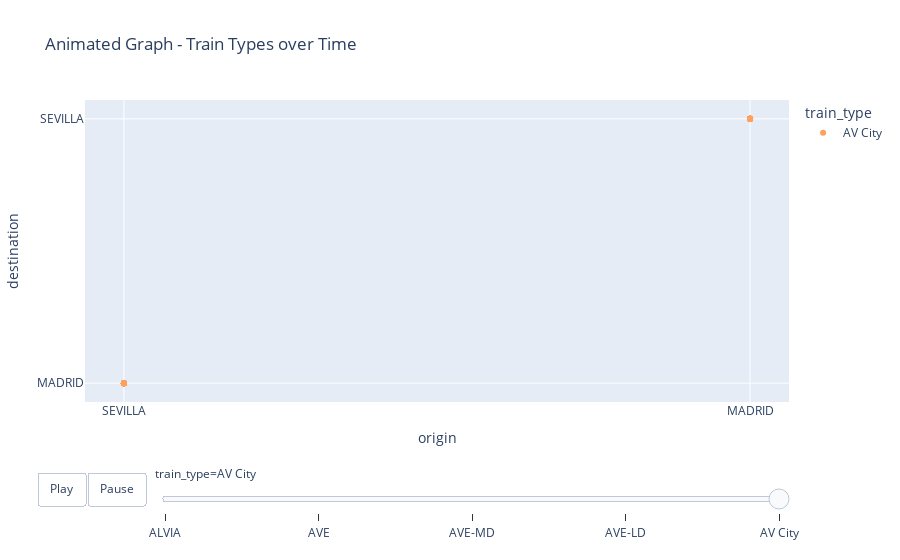
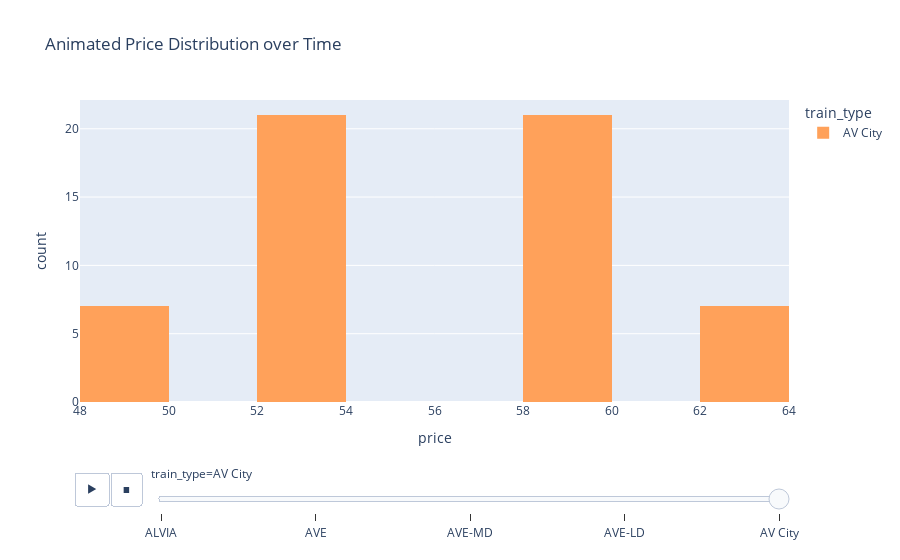

Here is the notebook cell these charts were saved with, in order:
### Code cell
import pandas as pd
import plotly.express as px
from ipywidgets import interact, widgets

# Read the CSV file into a DataFrame
df = pd.read_csv('Book112.csv')

# Handle NaN values in 'price' column
df['price'].fillna(0, inplace=True)  # Replace NaN values with 0, you can choose another strategy based on your data
# Animated graph - Train Types over Time
animated_train_types = px.scatter(df, x='origin', y='destination', animation_frame='train_type',
                                   color='train_type', hover_data=['train_class', 'fare'],
                                   title='Animated Graph - Train Types over Time')
animated_train_types.update_layout(updatemenus=[dict(type='buttons', showactive=False,
                                                      buttons=[dict(label='Play',
                                                                    method='animate', args=[None, dict(frame=dict(duration=1000, redraw=True), fromcurrent=True)]),
                                                               dict(label='Pause',
                                                                    method='animate', args=[[None], dict(frame=dict(duration=0, redraw=True), mode='immediate', transition=dict(duration=0))])])])

# Animated graph - Price Distribution over Time
animated_price_distribution = px.histogram(df, x='price', animation_frame='train_type',
                                          color='train_type', title='Animated Price Distribution over Time')

# Dynamic graph function - Origin vs Destination
def dynamic_origin_destination(train_type):
    filtered_data = df[df['train_type'] == train_type]
    
    fig = px.scatter(filtered_data, x='origin', y='destination',
                     color='train_type', size='price',
                     hover_data=['train_class', 'fare'],
                     title=f'Dynamic Graph - {train_type} Trains: Origin vs Destination')
    fig.show()

# Dynamic graph function - Train Class Distribution
def dynamic_train_class_distribution(train_type):
    filtered_data = df[df['train_type'] == train_type]
    
    fig = px.histogram(filtered_data, x='train_class',
                       color='train_class',
                       title=f'Dynamic Train Class Distribution for {train_type} Trains')
    fig.show()

# Interactive widgets for dynamic graphs
train_type_widget_1 = widgets.Dropdown(
    options=list(df['train_type'].unique()),
    value=df['train_type'].iloc[0],
    description='Train Type (Graph 1)'
)

train_type_widget_2 = widgets.Dropdown(
    options=list(df['train_type'].unique()),
    value=df['train_type'].iloc[0],
    description='Train Type (Graph 2)'
)

interact(dynamic_origin_destination, train_type=train_type_widget_1)
interact(dynamic_train_class_distribution, train_type=train_type_widget_2)

# Show the graphs
animated_train_types.show()
animated_price_distribution.show()

### Figure 1 — Plotly figure (JSON) as saved in the notebook; plotly's stock layout.template omitted (floating-point values rounded to 4 significant figures)
{"data": [{"customdata": [["Turista Plus", "Promo"], ["Turista", "Flexible"], ["Turista Plus", "Promo"], ["Turista Plus", "Promo"], ["Turista", "Promo"], ["Turista Plus", "Promo"], ["Turista Plus", "Promo"], ["Turista Plus", "Promo"], ["Turista Plus", "Promo"], ["Turista", "Flexible"], ["Turista Plus", "Promo"], ["Turista Plus", "Promo"], ["Turista", "Promo"], ["Turista Plus", "Promo"], ["Turista Plus", "Promo"], ["Turista Plus", "Promo"], ["Turista", "Promo"], ["Turista Plus", "Promo"], ["Turista Plus", "Promo"], ["Turista Plus", "Promo"], ["Turista Plus", "Promo"], ["Turista", "Flexible"], ["Turista Plus", "Promo"], ["Turista Plus", "Promo"], ["Turista", "Promo"], ["Turista Plus", "Promo"], ["Turista Plus", "Promo"], ["Turista Plus", "Promo"], ["Turista Plus", "Promo"], ["Turista", "Flexible"], ["Turista Plus", "Promo"], ["Turista Plus", "Promo"], ["Turista Plus", "Promo"], ["Turista", "Flexible"], ["Turista Plus", "Promo"], ["Turista Plus", "Promo"], ["Turista", "Promo"], ["Turista Plus", "Promo"], ["Turista Plus", "Promo"], ["Turista Plus", "Promo"], ["Turista Plus", "Promo"], ["Turista Plus", "Promo"], ["Turista Plus", "Promo"], ["Turista", "Flexible"], ["Turista", "Promo"], ["Turista Plus", "Promo"], ["Turista Plus", "Promo"], ["Turista Plus", "Promo"], ["Turista Plus", "Promo"], ["Turista", "Flexible"], ["Turista Plus", "Promo"], ["Turista Plus", "Promo"], ["Turista", "Promo"], ["Turista Plus", "Promo"], ["Turista Plus", "Promo"], ["Turista Plus", "Promo"]], "hovertemplate": "train_type=AV City<br>origin=%{x}<br>destination=%{y}<br>train_class=%{customdata[0]}<br>fare=%{customdata[1]}<extra></extra>", "legendgroup": "AV City", "marker": {"color": "#FFA15A", "symbol": "circle"}, "mode": "markers", "name": "AV City", "orientation": "v", "showlegend": true, "type": "scatter", "x": ["SEVILLA", "SEVILLA", "SEVILLA", "SEVILLA", "MADRID", "MADRID", "MADRID", "MADRID", "SEVILLA", "SEVILLA", "SEVILLA", "SEVILLA", "MADRID", "MADRID", "MADRID", "MADRID", "MADRID", "MADRID", "MADRID", "MADRID", "SEVILLA", "SEVILLA", "SEVILLA", "SEVILLA", "MADRID", "MADRID", "MADRID", "MADRID", "SEVILLA", "SEVILLA", "SEVILLA", "SEVILLA", "SEVILLA", "SEVILLA", "SEVILLA", "SEVILLA", "MADRID", "MADRID", "MADRID", "MADRID", "SEVILLA", "SEVILLA", "SEVILLA", "SEVILLA", "MADRID", "MADRID", "MADRID", "MADRID", "SEVILLA", "SEVILLA", "SEVILLA", "SEVILLA", "MADRID", "MADRID", "MADRID", "MADRID"], "xaxis": "x", "y": ["MADRID", "MADRID", "MADRID", "MADRID", "SEVILLA", "SEVILLA", "SEVILLA", "SEVILLA", "MADRID", "MADRID", "MADRID", "MADRID", "SEVILLA", "SEVILLA", "SEVILLA", "SEVILLA", "SEVILLA", "SEVILLA", "SEVILLA", "SEVILLA", "MADRID", "MADRID", "MADRID", "MADRID", "SEVILLA", "SEVILLA", "SEVILLA", "SEVILLA", "MADRID", "MADRID", "MADRID", "MADRID", "MADRID", "MADRID", "MADRID", "MADRID", "SEVILLA", "SEVILLA", "SEVILLA", "SEVILLA", "MADRID", "MADRID", "MADRID", "MADRID", "SEVILLA", "SEVILLA", "SEVILLA", "SEVILLA", "MADRID", "MADRID", "MADRID", "MADRID", "SEVILLA", "SEVILLA", "SEVILLA", "SEVILLA"], "yaxis": "y"}], "layout": {"autosize": true, "legend": {"title": {"text": "train_type"}, "tracegroupgap": 0}, "sliders": [{"active": 4, "currentvalue": {"prefix": "train_type="}, "len": 0.9, "pad": {"b": 10, "t": 60}, "steps": [{"args": [["ALVIA"], {"frame": {"duration": 0, "redraw": false}, "fromcurrent": true, "mode": "immediate", "transition": {"duration": 0, "easing": "linear"}}], "label": "ALVIA", "method": "animate"}, {"args": [["AVE"], {"frame": {"duration": 0, "redraw": false}, "fromcurrent": true, "mode": "immediate", "transition": {"duration": 0, "easing": "linear"}}], "label": "AVE", "method": "animate"}, {"args": [["AVE-MD"], {"frame": {"duration": 0, "redraw": false}, "fromcurrent": true, "mode": "immediate", "transition": {"duration": 0, "easing": "linear"}}], "label": "AVE-MD", "method": "animate"}, {"args": [["AVE-LD"], {"frame": {"duration": 0, "redraw": false}, "fromcurrent": true, "mode": "immediate", "transition": {"duration": 0, "easing": "linear"}}], "label": "AVE-LD", "method": "animate"}, {"args": [["AV City"], {"frame": {"duration": 0, "redraw": false}, "fromcurrent": true, "mode": "immediate", "transition": {"duration": 0, "easing": "linear"}}], "label": "AV City", "method": "animate"}], "x": 0.1, "xanchor": "left", "y": 0, "yanchor": "top"}], "title": {"text": "Animated Graph - Train Types over Time"}, "updatemenus": [{"active": 1, "buttons": [{"args": [null, {"frame": {"duration": 1000, "redraw": true}, "fromcurrent": true}], "label": "Play", "method": "animate"}, {"args": [[null], {"frame": {"duration": 0, "redraw": true}, "mode": "immediate", "transition": {"duration": 0}}], "label": "Pause", "method": "animate"}], "direction": "left", "pad": {"r": 10, "t": 70}, "showactive": false, "type": "buttons", "x": 0.1, "xanchor": "right", "y": 0, "yanchor": "top"}], "xaxis": {"anchor": "y", "autorange": true, "domain": [0, 1], "range": [-0.1221, 2.122], "title": {"text": "origin"}, "type": "category"}, "yaxis": {"anchor": "x", "autorange": true, "domain": [0, 1], "range": [-0.2059, 2.206], "title": {"text": "destination"}, "type": "category"}}}

### Figure 2 — Plotly figure (JSON) as saved in the notebook; plotly's stock layout.template omitted (floating-point values rounded to 4 significant figures)
{"data": [{"alignmentgroup": "True", "bingroup": "x", "hovertemplate": "train_type=AV City<br>price=%{x}<br>count=%{y}<extra></extra>", "legendgroup": "AV City", "marker": {"color": "#FFA15A", "pattern": {"shape": ""}}, "name": "AV City", "offsetgroup": "AV City", "orientation": "v", "showlegend": true, "type": "histogram", "x": [58.95, 62.2, 58.95, 52.2, 49.15, 52.2, 58.95, 52.2, 58.95, 62.2, 58.95, 52.2, 49.15, 52.2, 58.95, 52.2, 49.15, 52.2, 58.95, 52.2, 58.95, 62.2, 58.95, 52.2, 49.15, 52.2, 58.95, 52.2, 58.95, 62.2, 58.95, 52.2, 58.95, 62.2, 58.95, 52.2, 49.15, 52.2, 58.95, 52.2, 58.95, 52.2, 58.95, 62.2, 49.15, 52.2, 58.95, 52.2, 58.95, 62.2, 58.95, 52.2, 49.15, 52.2, 58.95, 52.2], "xaxis": "x", "yaxis": "y"}], "layout": {"autosize": true, "barmode": "relative", "legend": {"title": {"text": "train_type"}, "tracegroupgap": 0}, "sliders": [{"active": 4, "currentvalue": {"prefix": "train_type="}, "len": 0.9, "pad": {"b": 10, "t": 60}, "steps": [{"args": [["ALVIA"], {"frame": {"duration": 0, "redraw": true}, "fromcurrent": true, "mode": "immediate", "transition": {"duration": 0, "easing": "linear"}}], "label": "ALVIA", "method": "animate"}, {"args": [["AVE"], {"frame": {"duration": 0, "redraw": true}, "fromcurrent": true, "mode": "immediate", "transition": {"duration": 0, "easing": "linear"}}], "label": "AVE", "method": "animate"}, {"args": [["AVE-MD"], {"frame": {"duration": 0, "redraw": true}, "fromcurrent": true, "mode": "immediate", "transition": {"duration": 0, "easing": "linear"}}], "label": "AVE-MD", "method": "animate"}, {"args": [["AVE-LD"], {"frame": {"duration": 0, "redraw": true}, "fromcurrent": true, "mode": "immediate", "transition": {"duration": 0, "easing": "linear"}}], "label": "AVE-LD", "method": "animate"}, {"args": [["AV City"], {"frame": {"duration": 0, "redraw": true}, "fromcurrent": true, "mode": "immediate", "transition": {"duration": 0, "easing": "linear"}}], "label": "AV City", "method": "animate"}], "x": 0.1, "xanchor": "left", "y": 0, "yanchor": "top"}], "title": {"text": "Animated Price Distribution over Time"}, "updatemenus": [{"active": 0, "buttons": [{"args": [null, {"frame": {"duration": 500, "redraw": true}, "fromcurrent": true, "mode": "immediate", "transition": {"duration": 500, "easing": "linear"}}], "label": "&#9654;", "method": "animate"}, {"args": [[null], {"frame": {"duration": 0, "redraw": true}, "fromcurrent": true, "mode": "immediate", "transition": {"duration": 0, "easing": "linear"}}], "label": "&#9724;", "method": "animate"}], "direction": "left", "pad": {"r": 10, "t": 70}, "showactive": false, "type": "buttons", "x": 0.1, "xanchor": "right", "y": 0, "yanchor": "top"}], "xaxis": {"anchor": "y", "autorange": true, "domain": [0, 1], "range": [-5, 55], "title": {"text": "price"}, "type": "linear"}, "yaxis": {"anchor": "x", "autorange": true, "domain": [0, 1], "range": [0, 36.84], "title": {"text": "count"}}}}
